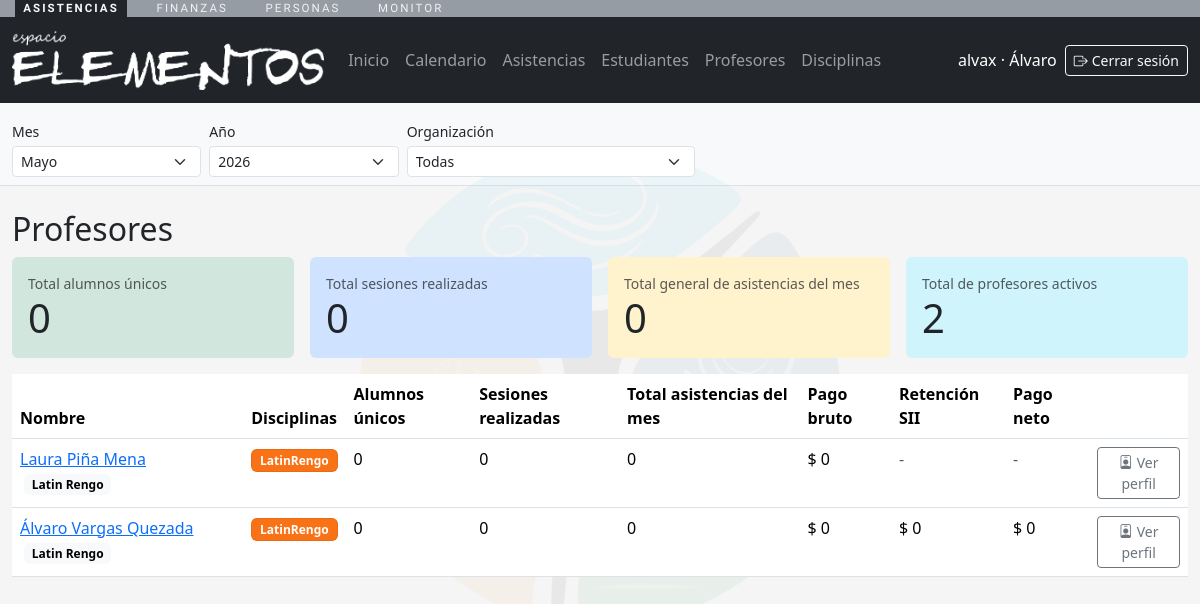
/asistencias/profesores/ (signed in), run on the app's committed database.
### personas/models.py (models this page shows, shortened)
class Persona(models.Model):
    nombres = models.CharField(max_length=150)
    apellidos = models.CharField(max_length=150)
    email = models.EmailField(unique=True, null=True, blank=True)
    telefono = models.CharField(max_length=50, blank=True)
    rut = models.CharField(
        max_length=20,
        blank=True,
        default="",
        validators=[validar_rut_chileno],
    )
    fecha_nacimiento = models.DateField(null=True, blank=True)
    activo = models.BooleanField(default=True)
    user = models.OneToOneField(
        settings.AUTH_USER_MODEL,
        on_delete=models.CASCADE,
        null=True,
        blank=True,
        related_name="persona",
    )
    creado_en = models.DateTimeField(auto_now_add=True)
    actualizado_en = models.DateTimeField(auto_now=True)
    class Meta:
        verbose_name = "Persona"
        verbose_name_plural = "Personas"
        ordering = ["apellidos", "nombres"]
        db_table = "cuentas_persona"
    def __str__(self) -> str:
        return f"{self.nombres} {self.apellidos}".strip()

class Organizacion(models.Model):
    nombre = models.CharField(max_length=255)
    razon_social = models.CharField(max_length=255, blank=True)
    rut = models.CharField(max_length=20, unique=True)
    es_exenta_iva = models.BooleanField(
        default=False,
        help_text="Marcar si la organizacion aplica exencion de IVA (Ley 21.622).",
    )
    email_contacto = models.EmailField(blank=True)
    telefono_contacto = models.CharField(max_length=50, blank=True)
    sitio_web = models.URLField(blank=True)
    direccion = models.CharField(max_length=255, blank=True)
    creada_en = models.DateTimeField(auto_now_add=True)
    actualizada_en = models.DateTimeField(auto_now=True)
    class Meta:
        verbose_name = "Organizacion"
        verbose_name_plural = "Organizaciones"
        ordering = ["nombre"]
        db_table = "organizaciones_organizacion"

### asistencias/models.py (models this page shows, shortened)
class Disciplina(models.Model):
    class BadgeColor(models.TextChoices):
        ROJO = "rojo", "Rojo"
        NARANJO = "naranjo", "Naranjo"
        AZUL = "azul", "Azul"
        CELESTE = "celeste", "Celeste"
        AMARILLO = "amarillo", "Amarillo"
        VERDE = "verde", "Verde"
        CAFE = "cafe", "Cafe"
        MORADO = "morado", "Morado"
    BADGE_COLOR_CLASSES = {
        BadgeColor.ROJO: "disciplina-badge-rojo",
        BadgeColor.NARANJO: "disciplina-badge-naranjo",
        BadgeColor.AZUL: "disciplina-badge-azul",
        BadgeColor.CELESTE: "disciplina-badge-celeste",
        BadgeColor.AMARILLO: "disciplina-badge-amarillo",
        BadgeColor.VERDE: "disciplina-badge-verde",
        BadgeColor.CAFE: "disciplina-badge-cafe",
        BadgeColor.MORADO: "disciplina-badge-morado",
    }
    organizacion = models.ForeignKey(
        "personas.Organizacion",
        on_delete=models.CASCADE,
        related_name="disciplinas",
    )
    nombre = models.CharField(max_length=150)
    descripcion = models.TextField(blank=True)
    nivel = models.CharField(max_length=100, blank=True)
    badge_color = models.CharField(
        "color de badge",
        max_length=20,
        choices=BadgeColor.choices,
        default=BadgeColor.AZUL,
    )
    activa = models.BooleanField(default=True)
    creada_en = models.DateTimeField(auto_now_add=True)
    class Meta:
        verbose_name = "Disciplina"
        verbose_name_plural = "Disciplinas"
        unique_together = ("organizacion", "nombre", "nivel")
        ordering = ["nombre"]
        db_table = "academia_disciplina"
    @property
    def badge_class(self) -> str:
        return f"disciplina-badge {self.BADGE_COLOR_CLASSES.get(self.badge_color, self.BADGE_COLOR_CLASSES[self.BadgeColor.AZUL])}"

### asistencias/views.py (the view)
# urls.py: path("profesores/", views.profesores_list, name="profesores_list"),
@role_required(ROLE_ADMIN)
def profesores_list(request):
    context = nav_context(request)
    profesores = Persona.objects.filter(roles__rol__codigo="PROFESOR").distinct()
    org_id = request.GET.get("organizacion")
    organizacion = organizacion_desde_request(request)
    profesores_data = []
    for profesor in profesores:
        organizaciones_prof = profesor.roles.filter(rol__codigo="PROFESOR").select_related("organizacion")
        if org_id:
            organizaciones_prof = organizaciones_prof.filter(organizacion_id=org_id)
        for rol_prof in organizaciones_prof:
            organizacion = rol_prof.organizacion
            asistencias_qs = Asistencia.objects.filter(
                **filtros_periodo("sesion__fecha", request=request),
                sesion__profesores=profesor,
                sesion__disciplina__organizacion=organizacion,
            )
            alumnos_unicos_mes = asistencias_qs.values("persona_id").distinct().count()
            asistencias_mes = asistencias_qs.count()
            sesiones_activas_qs = SesionClase.objects.filter(
                **filtros_periodo("fecha", request=request),
                profesores=profesor,
                disciplina__organizacion=organizacion,
            ).exclude(estado=SesionClase.Estado.CANCELADA)
            if not asistencias_mes and not sesiones_activas_qs.exists():
                continue
            sesiones_mes = sesiones_activas_qs.filter(estado=SesionClase.Estado.COMPLETADA).distinct().count()
            disciplinas_qs = Disciplina.objects.filter(
                sesiones__profesores=profesor,
                organizacion=organizacion,
            ).distinct().order_by("nombre")
            pago_bruto = None
            retencion_sii_monto = None
            pago_neto = None
            if rol_prof.valor_clase is not None:
                pago_bruto = rol_prof.valor_clase * asistencias_mes
                if rol_prof.retencion_sii is not None:
                    retencion_sii_monto = (pago_bruto * rol_prof.retencion_sii) / Decimal("100")
                    pago_neto = pago_bruto - retencion_sii_monto
            profesores_data.append(
                {
                    "persona": profesor,
                    "organizacion": organizacion,
                    "alumnos_unicos_mes": alumnos_unicos_mes,
                    "asistencias_mes": asistencias_mes,
                    "sesiones_mes": sesiones_mes,
                    "disciplinas": disciplinas_qs,
                    "pago_bruto": pago_bruto,
                    "retencion_sii_monto": retencion_sii_monto,
                    "pago_neto": pago_neto,
                }
            )
    profesores_data.sort(key=lambda item: (item["persona"].apellidos or "", item["persona"].nombres or "", item["organizacion"].nombre or ""))
    asistencias_resumen_qs = Asistencia.objects.filter(
        **filtros_periodo("sesion__fecha", request=request),
        sesion__profesores__isnull=False,
    )
    sesiones_realizadas_qs = SesionClase.objects.filter(
        **filtros_periodo("fecha", request=request),
        estado=SesionClase.Estado.COMPLETADA,
        profesores__isnull=False,
    )
    if organizacion:
        asistencias_resumen_qs = asistencias_resumen_qs.filter(sesion__disciplina__organizacion=organizacion)
        sesiones_realizadas_qs = sesiones_realizadas_qs.filter(disciplina__organizacion=organizacion)
    resumen_profesores = {
        "alumnos_unicos": asistencias_resumen_qs.values("persona_id").distinct().count(),
        "sesiones_realizadas": sesiones_realizadas_qs.distinct().count(),
        "asistencias_mes": asistencias_resumen_qs.values("id").distinct().count(),
        "profesores_activos": len({item["persona"].pk for item in profesores_data}),
    }
    context["profesores"] = profesores_data
    context["resumen_profesores"] = resumen_profesores
    return render(request, "asistencias/profesores_list.html", context)

### asistencias/templates/asistencias/profesores_list.html (shortened to what this page needs)
{% extends "asistencias/base_app.html" %}
{% load finanzas_format %}
{% block content %}
<div class="mt-4">
  <h2>Profesores</h2>
  <div class="row g-3 mb-3">
    <div class="col-md-3">
      <div class="card border-0 bg-success-subtle h-100">
        <div class="card-body">
          <div class="text-muted small">Total alumnos únicos</div>
          <div class="display-6">{{ resumen_profesores.alumnos_unicos }}</div>
        </div>
      </div>
    </div>
    <div class="col-md-3">
      <div class="card border-0 bg-primary-subtle h-100">
        <div class="card-body">
          <div class="text-muted small">Total sesiones realizadas</div>
          <div class="display-6">{{ resumen_profesores.sesiones_realizadas }}</div>
        </div>
      </div>
    </div>
    <div class="col-md-3">
      <div class="card border-0 bg-warning-subtle h-100">
        <div class="card-body">
          <div class="text-muted small">Total general de asistencias del mes</div>
          <div class="display-6">{{ resumen_profesores.asistencias_mes }}</div>
        </div>
      </div>
    </div>
    <div class="col-md-3">
      <div class="card border-0 bg-info-subtle h-100">
        <div class="card-body">
          <div class="text-muted small">Total de profesores activos</div>
          <div class="display-6">{{ resumen_profesores.profesores_activos }}</div>
        </div>
      </div>
    </div>
  </div>
  <div class="table-responsive">
    <table class="table">
      <thead>
        <tr>
          <th>Nombre</th>
          <th>Disciplinas</th>
          <th>Alumnos únicos</th>
          <th>Sesiones realizadas</th>
          <th>Total asistencias del mes</th>
          <th>Pago bruto</th>
          <th>Retención SII</th>
          <th>Pago neto</th>
          <th></th>
        </tr>
      </thead>
      <tbody>
        {% for item in profesores %}
        <tr>
          <td>
            <a href="{% url 'personas:persona_detail' item.persona.pk %}?periodo_mes={{ periodo_mes }}&periodo_anio={{ periodo_anio }}{% if organizacion_id %}&organizacion={{ organizacion_id }}{% endif %}">{{ item.persona }}</a>
            <span class="badge text-bg-light ms-1">{{ item.organizacion.nombre }}</span>
          </td>
          <td>
            {% for disciplina in item.disciplinas %}
              <span class="badge {{ disciplina.badge_class }}">{{ disciplina.nombre }}</span>
            {% empty %}
              <span class="text-muted">-</span>
            {% endfor %}
          </td>
          <td>{{ item.alumnos_unicos_mes }}</td>
          <td>{{ item.sesiones_mes }}</td>
          <td>{{ item.asistencias_mes }}</td>
          <td>{% if item.pago_bruto is not None %}{{ item.pago_bruto|clp }}{% else %}<span class="text-muted">-</span>{% endif %}</td>
          <td>{% if item.retencion_sii_monto is not None %}{{ item.retencion_sii_monto|clp }}{% else %}<span class="text-muted">-</span>{% endif %}</td>
          <td>{% if item.pago_neto is not None %}{{ item.pago_neto|clp }}{% else %}<span class="text-muted">-</span>{% endif %}</td>
          <td class="d-none d-md-table-cell">
            <a class="btn btn-sm btn-outline-secondary" href="{% url 'personas:persona_detail' item.persona.pk %}?periodo_mes={{ periodo_mes }}&periodo_anio={{ periodo_anio }}{% if organizacion_id %}&organizacion={{ organizacion_id }}{% endif %}">
              <i class="bi bi-person-badge"></i><span class="d-none d-md-inline ms-1">Ver perfil</span>
            </a>
          </td>
        </tr>
        {% empty %}
        <tr><td colspan="9" class="text-center text-muted">Sin profesores registrados.</td></tr>
        {% endfor %}
      </tbody>
    </table>
  </div>
</div>
{% endblock %}

### asistencias/templates/asistencias/base_app.html (shortened to what this page needs)
{% load static %}
<!DOCTYPE html>
<html lang="es">
  <head>
    <link href="https://cdn.jsdelivr.net/npm/bootstrap@5.3.3/dist/css/bootstrap.min.css" rel="stylesheet">
    <link href="https://cdn.jsdelivr.net/npm/bootstrap-icons@1.11.3/font/bootstrap-icons.css" rel="stylesheet">
  </head>
  <body>
    {% if request.user.is_authenticated and not hide_nav %}
    {% include "shared/barra_apps.html" %}
    <nav class="navbar navbar-expand-lg navbar-dark bg-dark">
      <div class="container-fluid">
        <a class="navbar-brand" href="{% url 'asistencias:dashboard' %}?periodo_mes={{ periodo_mes }}&periodo_anio={{ periodo_anio }}{% if organizacion_id %}&organizacion={{ organizacion_id }}{% endif %}">
          <img src="{% static 'img/logotipo-blanco.png' %}" alt="App Elemental" style="height: 60px;">
        </a>
        <div class="collapse navbar-collapse" id="navbarNav">
          <ul class="navbar-nav me-auto">
            <li class="nav-item"><a class="nav-link" href="{% url 'asistencias:dashboard' %}?periodo_mes={{ periodo_mes }}&periodo_anio={{ periodo_anio }}">Inicio</a></li>
            <li class="nav-item"><a class="nav-link" href="{% url 'asistencias:sesiones_list' %}?periodo_mes={{ periodo_mes }}&periodo_anio={{ periodo_anio }}{% if organizacion_id %}&organizacion={{ organizacion_id }}{% endif %}">Calendario</a></li>
            <li class="nav-item"><a class="nav-link" href="{% url 'asistencias:asistencias_list' %}?periodo_mes={{ periodo_mes }}&periodo_anio={{ periodo_anio }}{% if organizacion_id %}&organizacion={{ organizacion_id }}{% endif %}">Asistencias</a></li>
            <li class="nav-item"><a class="nav-link" href="{% url 'asistencias:estudiantes_list' %}?periodo_mes={{ periodo_mes }}&periodo_anio={{ periodo_anio }}{% if organizacion_id %}&organizacion={{ organizacion_id }}{% endif %}">Estudiantes</a></li>
            <li class="nav-item"><a class="nav-link" href="{% url 'asistencias:profesores_list' %}?periodo_mes={{ periodo_mes }}&periodo_anio={{ periodo_anio }}{% if organizacion_id %}&organizacion={{ organizacion_id }}{% endif %}">Profesores</a></li>
            <li class="nav-item"><a class="nav-link" href="{% url 'asistencias:disciplinas_list' %}?periodo_mes={{ periodo_mes }}&periodo_anio={{ periodo_anio }}{% if organizacion_id %}&organizacion={{ organizacion_id }}{% endif %}">Disciplinas</a></li>
          </ul>
          <div class="d-flex flex-column flex-lg-row align-items-lg-center gap-2">
            <span class="navbar-text text-white">
              {{ request.user.get_username }}{% if persona %} · {{ persona.nombres }}{% endif %}
            </span>
            <form method="post" action="/accounts/logout/" class="d-inline">
              <button class="btn btn-sm btn-outline-light" type="submit" title="Cerrar sesión">
                <i class="bi bi-box-arrow-right"></i><span class="d-none d-lg-inline ms-1">Cerrar sesión</span>
              </button>
            </form>
          </div>
        </div>
      </div>
    </nav>
    {% if not hide_periodo %}
    <div class="bg-light border-bottom">
      <div class="container-fluid py-2">
        <form method="get" class="row g-2 align-items-end" id="periodo-global-form">
          <div class="col-6 col-md-2">
            <label class="form-label small mb-1">Mes</label>
            <select name="periodo_mes" class="form-select form-select-sm js-periodo-autosubmit">
              {% for value, label in periodo_meses %}
                <option value="{{ value }}" {% if periodo_mes == value %}selected{% endif %}>{{ label }}</option>
              {% endfor %}
            </select>
          </div>
          <div class="col-6 col-md-2">
            <label class="form-label small mb-1">Año</label>
            <select name="periodo_anio" class="form-select form-select-sm js-periodo-autosubmit">
              {% for y in periodo_anios %}
                <option value="{{ y.0 }}" {% if periodo_anio == y.0 %}selected{% endif %}>{{ y.1 }}</option>
              {% endfor %}
            </select>
          </div>
          <div class="col-12 col-md-3">
            <label class="form-label small mb-1">Organización</label>
            <select name="organizacion" class="form-select form-select-sm js-periodo-autosubmit">
              <option value="">Todas</option>
            </select>
          </div>
        </form>
      </div>
    </div>
    {% endif %}
    {% endif %}
    <div class="container-fluid">
      {% block content %}{% endblock %}
    </div>
  </body>
</html>

### data on the page
Persona: nombres "Álvaro", persona "Álvaro Vargas Quezada", organizacion.nombre "Latin Rengo", alumnos_unicos_mes "0", sesiones_mes "0", asistencias_mes "0", pago_bruto|clp "$ 0", retencion_sii_monto|clp "$ 0", pago_neto|clp "$ 0"
Persona: persona "Laura Piña Mena", organizacion.nombre "Latin Rengo", alumnos_unicos_mes "0", sesiones_mes "0", asistencias_mes "0", pago_bruto|clp "$ 0"
Disciplina: nombre "LatinRengo"

### other printed values
{{ request.user.get_username }} "alvax"
{{ resumen_profesores.alumnos_unicos }} "0"
{{ resumen_profesores.sesiones_realizadas }} "0"
{{ resumen_profesores.asistencias_mes }} "0"
{{ resumen_profesores.profesores_activos }} "2"
form field periodo_mes "Mayo"
form field periodo_anio "2026"
